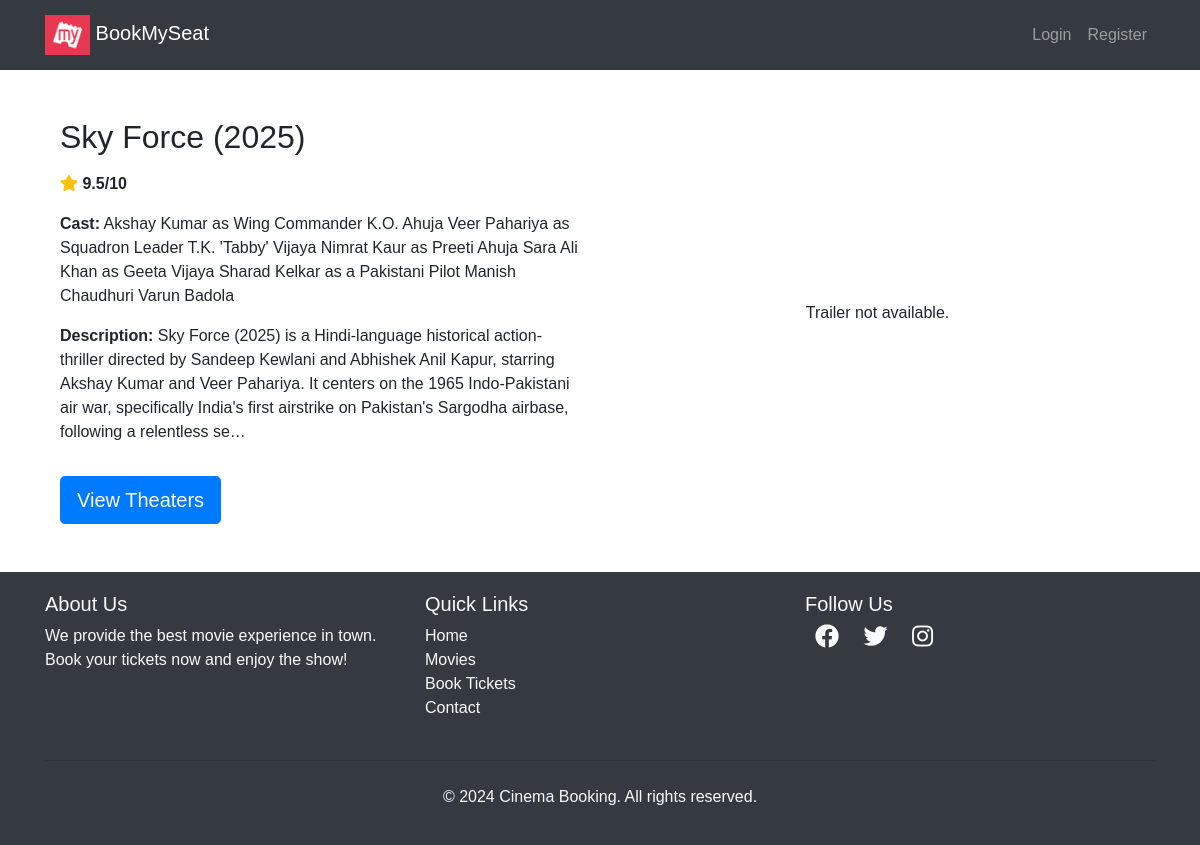
Page /movies/movie/5/ on the committed database.
### movies/models.py (models this page shows, shortened)
class Movie(models.Model):
    name = models.CharField(max_length=255, db_index=True)
    genre = models.ManyToManyField(Genre, related_name= "movies")
    language = models.ForeignKey(Language, on_delete=models.CASCADE, null=True,blank=True)
    image = models.ImageField(upload_to="movies/")
    rating = models.DecimalField(max_digits=3, decimal_places=1, db_index=True)
    cast = models.TextField()
    description = models.TextField(blank=True, null=True)
    trailer_url = models.URLField(
        blank=True,
        null=True,
        validators=[validate_youtube_url]
    )
    def get_youtube_id(self):
        if not self.trailer_url:
            return None

### movies/views.py (the view)
# urls.py: path('movie/<int:movie_id>/', views.movie_detail, name='movie_detail'),
def movie_detail(request, movie_id):
    movie = get_object_or_404(Movie, id=movie_id)
    return render(request, 'movies/movie_detail.html', {'movie': movie})

### templates/movies/movie_detail.html
{% extends "users/basic.html" %} {% block content %}
<div class="container mt-5">
    <div class="row align-items-center">
        <div class="col-md-6">
            <h2 class="mb-3">{{ movie.name }}</h2>
            <p>
                <i class="fas fa-star text-warning"></i>
                <strong>{{ movie.rating }}/10</strong>
            </p>
            <p>
                <strong>Cast:</strong> {{ movie.cast }}
            </p>
            <p>
                <strong>Description:</strong> {{ movie.description |truncatechars:300 }}
            </p>
            <a href="{% url 'theater_list' movie.id %}" class="btn btn-primary btn-lg mt-3">
                View Theaters
            </a>
        </div>
        <div class="col-md-6 text-center">
            {% if movie.get_youtube_id %}
            <img src="https://img.youtube.com/vi/{{ movie.get_youtube_id }}/hqdefault.jpg" class="img-fluid rounded shadow" alt="Trailer Thumbnail">
            <br><br>
            <a href="https://www.youtube.com/watch?v={{ movie.get_youtube_id }}" target="_blank" class="btn btn-danger btn-lg">
                ▶ Watch Trailer
            </a> {% else %}
            <p>Trailer not available.</p>
            {% endif %}
        </div>
    </div>
</div>
{% endblock %}

### templates/users/basic.html (style rules this page uses)
body { font-family: Arial, sans-serif; }

### rows in the picture
Movie: name "Sky Force (2025)", rating "9.5", cast "Akshay Kumar as Wing Commander K.O. Ahuja Veer Pahariya as Squadron Leader T.K. 'Tabby' Vijaya Nimrat Kaur as Preeti Ahuja Sara Ali Khan as Geeta Vijaya Sharad Kelkar as a Pakistani Pilot Manish Chaudhuri Varun Badola", description "Sky Force (2025) is a Hindi-language historical action-thriller directed by Sandeep Kewlani and Abhishek Anil Kapur, starring Akshay Kumar and Veer Pahariya. It centers on the 1965 Indo-Pakistani air war, specifically India's first airstrike on Pakistan's Sargodha airbase, following a relentless se…"
